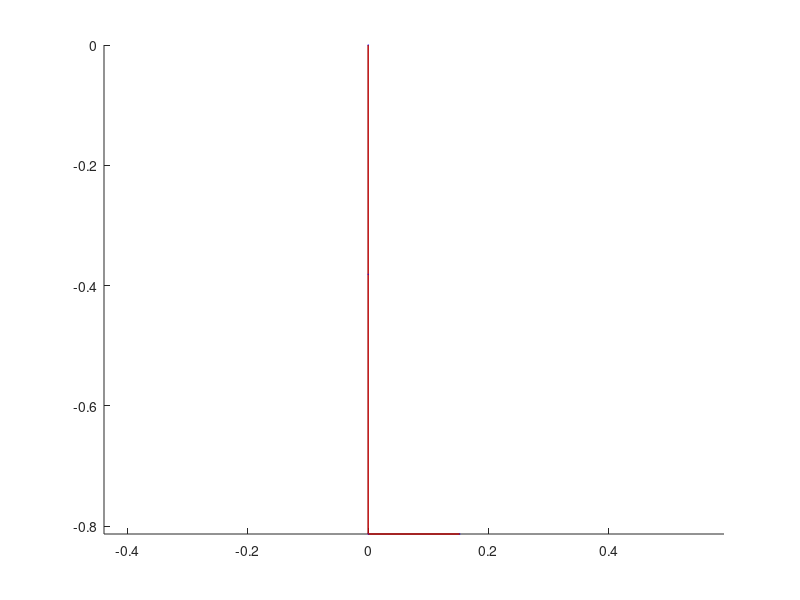

Recreate this plot in MATLAB. (Note: this script raises an error after producing the figure.)
% simulate.m - 
% simulates exoskeleton kinematics
close all;
clear all;
home;

%% initialize
% 12-17", 14-19"
global L

L = [15*0.0254; 17*0.0254; 6*0.0254];

figure(1);
x = [0,0,0,L(3)];
y = [0,-L(1),-L(1)-L(2),-L(1)-L(2)];
hold on;
axis equal;
H1 = plot(x, y, '-k');
H2 = scatter(x, y, 0.05, 'b');
H3 = plot(x, y, '-r');
H4 = scatter(x, y, 0.05, 'b');


%% plot random configurations
q = zeros(3,1);
q(1) = -20+ 120*rand();
q(2) = 100*rand();
q(3) = q(2)-q(1);
q = q*pi/180; % to radians

X = fk(q);
q_test = ik(X(:,2));
Xtest = fk(q_test);

set(H1, 'XData', [0, X(1,1:3)]);
set(H1, 'YData', [0, X(2,1:3)]);
set(H2, 'XData', [0, X(1,1:3)]);
set(H2, 'YData', [0, X(2,1:3)]);   
set(H3, 'XData', [0, Xtest(1,1:3)]);
set(H3, 'YData', [0, Xtest(2,1:3)]);
set(H4, 'XData', [0, Xtest(1,1:3)]);
set(H4, 'YData', [0, Xtest(2,1:3)]);

if abs(q-q_test) > 0.01
    [q, q_test]
end